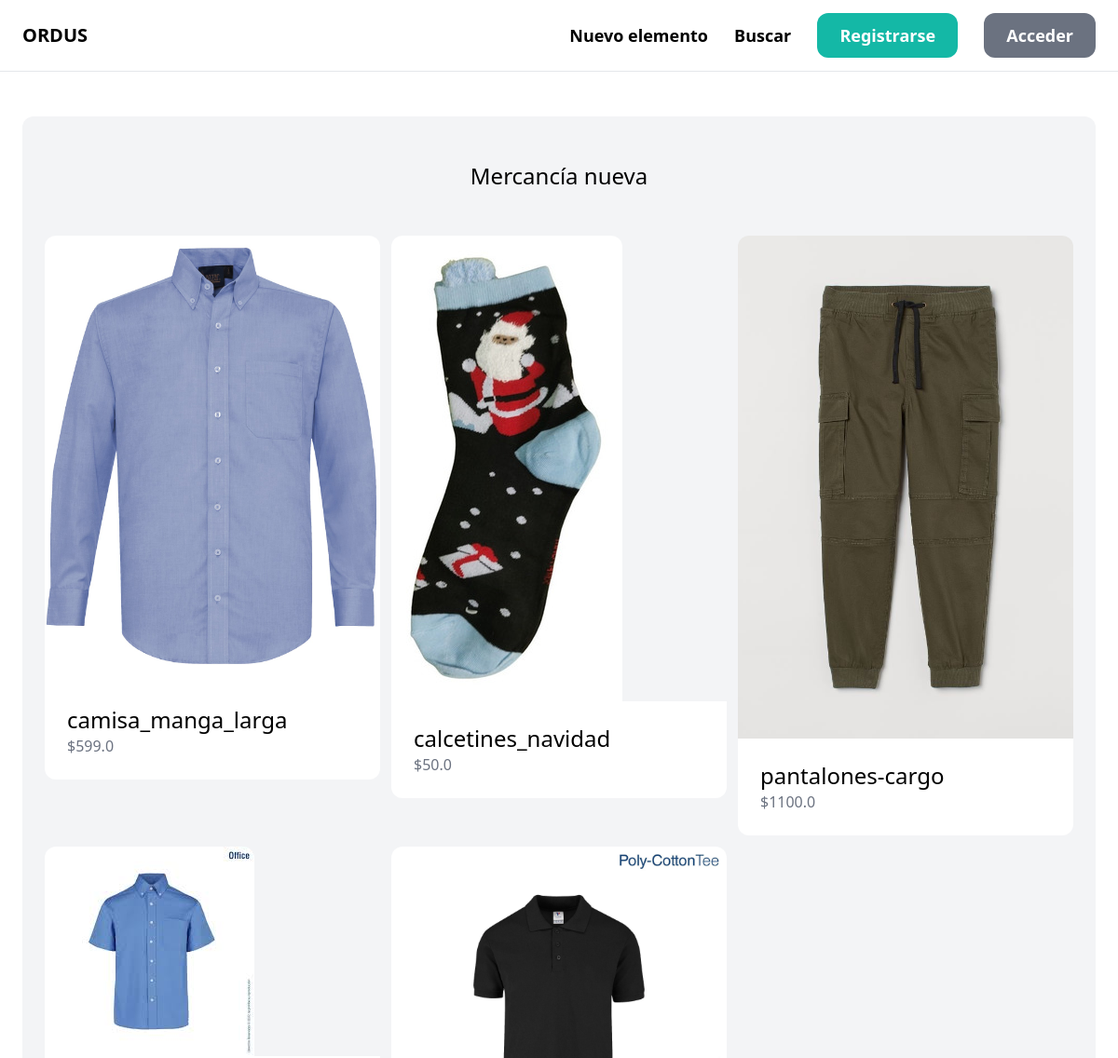
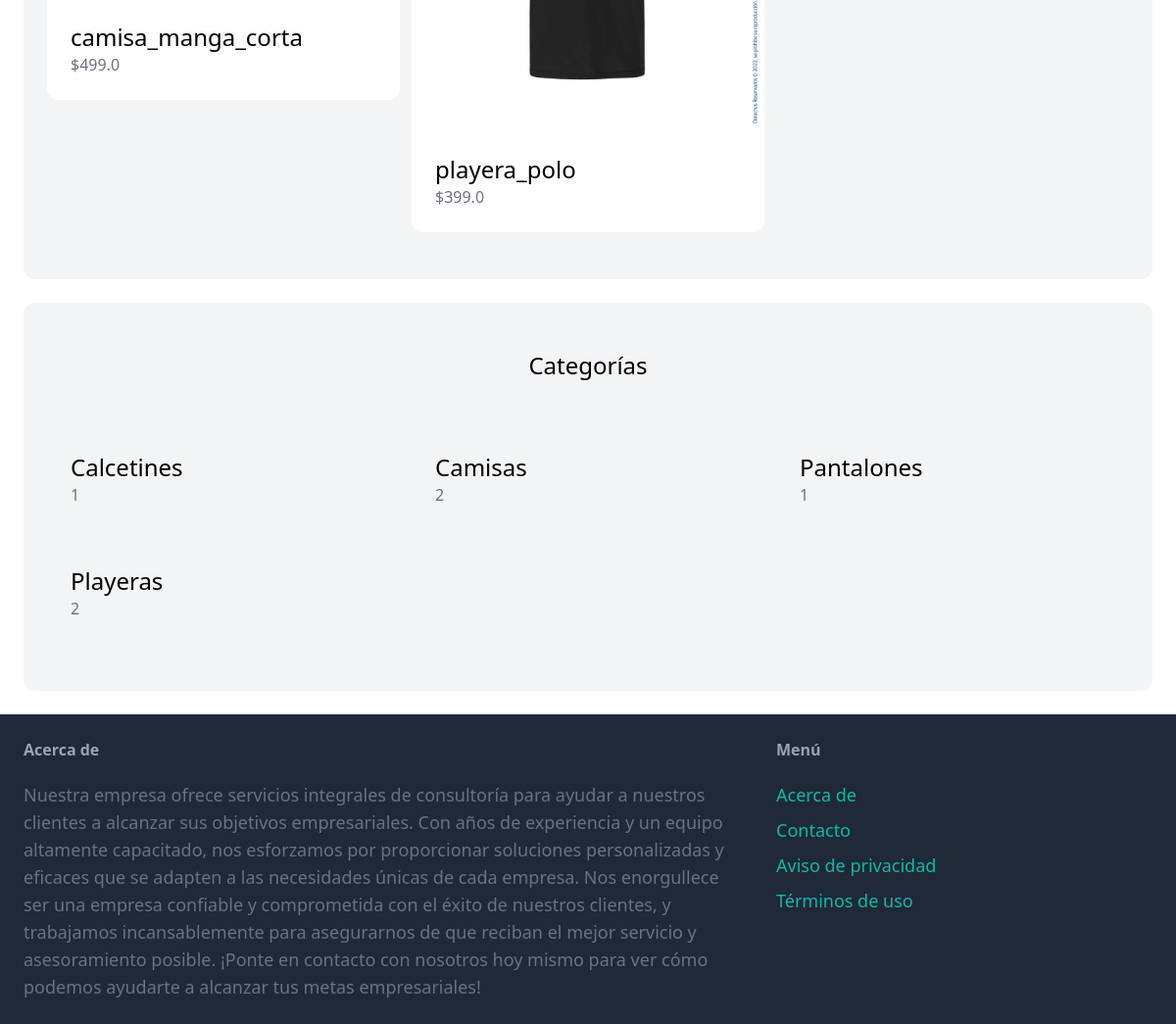
/, run on an earlier commit of the app's database (2 pictures, top to bottom).
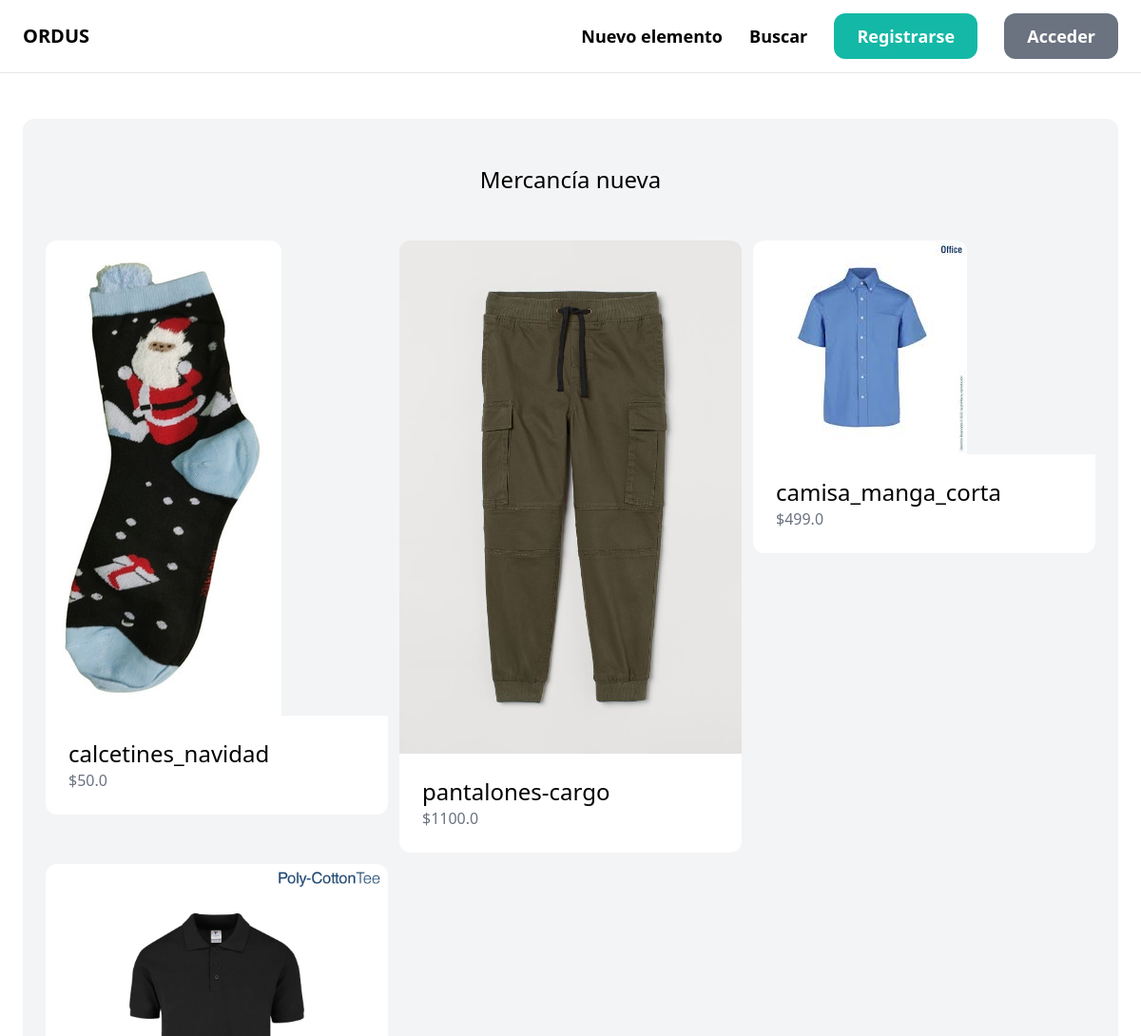
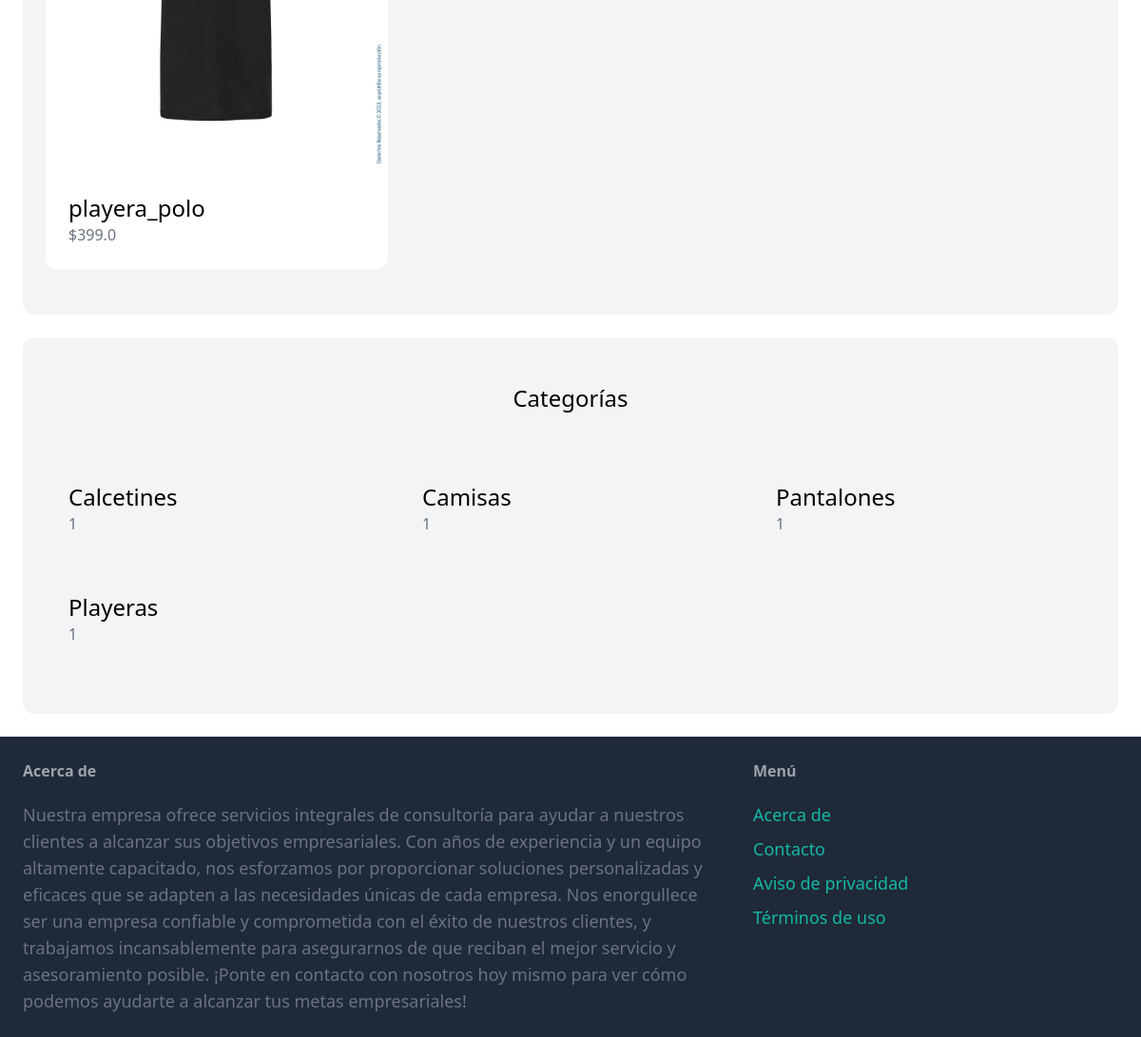
And on a later commit of the database (2 pictures, top to bottom).
### item/models.py (models this page shows, shortened)
class Item(models.Model):
    category = models.ForeignKey(Category, related_name='items', on_delete=models.CASCADE)
    name = models.CharField(max_length=255)
    description = models.TextField(blank=True, null=True)
    price = models.FloatField()
    image = models.ImageField(upload_to='item_images', blank=True, null=True)
    inventory = models.IntegerField()
    added = models.ForeignKey(User, related_name='items', on_delete=models.CASCADE)
    date = models.DateField()

class Category(models.Model):
    name=models.CharField(max_length=255)
    class Meta:
        ordering=('name',)
        verbose_name_plural = 'Categories'

### core/views.py (the view)
# urls.py: path('', views.index, name='index'),
def index(request):
    items = Item.objects.filter(inventory__gt=0)[0:5]
    categories = Category.objects.all()
    return render(request, 'core/index.html', {
        'categories': categories,
        'items': items,
    })

### core/templates/core/index.html (shortened to what this page needs)
{% extends 'core/base.html' %}
{% block content %}
      <div class="mt-6 px-6 py-12 bg-gray-100 rounded-xl">
        <h2 class="mb-12 text-2xl text-center">Mercancía nueva</h2>
        <div class="grid grid-cols-3 gap-3">
            {% for item in items %}
            <div>
                <a href="{% url 'item:detail' item.id %}">
                    <div>
                        <img src="{{ item.image.url }}" class="rounded-t-xl">
                    </div>
                    <div class="p-6 bg-white rounded-b-xl">
                        <h2 class="text-2xl">{{ item.name }}</h2>
                        <p class="text-gray-500">${{ item.price }}</p>
                    </div>
                </a>
            </div>
            {% endfor %}
        </div>
      </div>
      <div class="mt-6 px-6 py-12 bg-gray-100 rounded-xl">
        <h2 class="mb-12 text-2xl text-center">Categorías</h2>
        <div class="grid grid-cols-3 gap-3">
            {% for category in categories %}
            <div>
                <a href="#">
                    <div class="p-6 bg-withe rounded-b-xl">
                        <h2 class="text-2xl">{{ category.name }}</h2>
                        <p class="text-gray-500">{{ category.items.count }}</p>
                    </div>
                </a>
            </div>
            {% endfor %}
        </div>
      </div>
{% endblock %}

What changed in the data, as far as the page shows it:
removed Item: image (picture), name "camisa_manga_larga", price "599.0"
computed for Category "Camisas": items.count "2" → "1"
computed for Category "Playeras": items.count "2" → "1"
